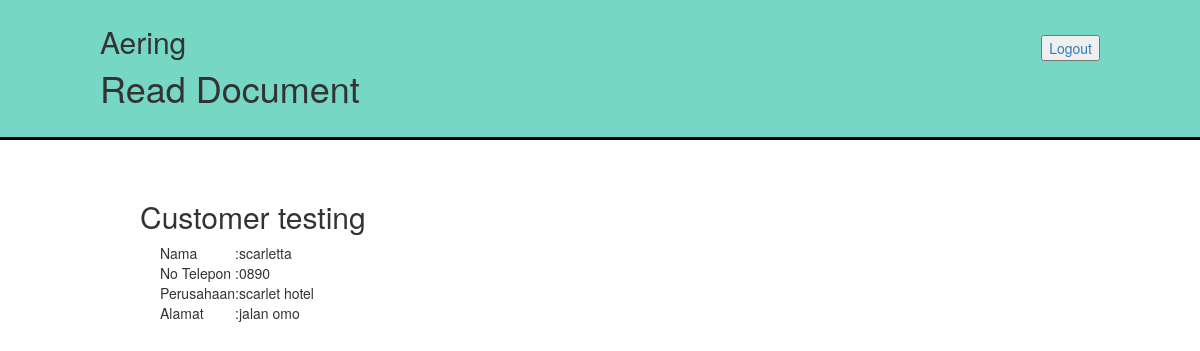
Page /read.php?id=10&type=2&acl=G (signed in) on the committed database.
### tables this page shows
CREATE TABLE `customers` (
  `id_cust` int(11) NOT NULL AUTO_INCREMENT,
  `name` varchar(45) DEFAULT NULL,
  `phone` char(15) DEFAULT NULL,
  `docname` varchar(60) DEFAULT NULL,
  `last_updated` datetime DEFAULT CURRENT_TIMESTAMP,
  `company` varchar(45) DEFAULT NULL,
  `address` varchar(45) DEFAULT NULL,
  PRIMARY KEY (`id_cust`)
);

### read.php (the view, shortened to what this page needs)
<?php
	require_once 'db.php';
	$tipe = $_GET["type"];
	$id = $_GET["id"];
	if ($tipe == 2) {
		$query = <<<SQL
		select name, phone, company, address, docname, last_updated from customers where id_cust=$id
SQL;
		$stmt = $db->prepare($query);
		$stmt->execute();
		$stmt->bind_result($name, $phone, $company, $address, $docname, $last_updated);
	}
?>
<!DOCTYPE html>
<html xmlns="http://www.w3.org/1999/xhtml" xml:lang="en" lang="en">
<head>
    <link href="css/bootstrap.min.css" rel="stylesheet">
</head>
<body>
<div name="topbanner" style="background-color: #76D7C4;height: 140px;padding: 5px;padding-left: 100px;padding-right: 100px;border-bottom-width: 3px;border-bottom-style: solid;border-color: black">
  <h2 style="float: left;">Aering</h2>
  <a href="index.html" style="float: right;margin-top: 30px;"><button>Logout</button></a>
  <h1 style="clear: both;">Read Document</h1>
</div>
<div name="content" style="padding-left: 140px;padding-right: 140px;padding-top: 40px">
  <h2 name="docname">
  <?php
  if ($tipe==2) {
	  echo "Customer "; echo $docname;
  }
  ?>
  </h2>
  <div style="margin-left: 20px">
    <?php
      if ($tipe==2) {
		  echo "<table>";
			echo "<tr>";
				echo "<td>Nama</td>";
				echo "<td>:".$name."</td>";
			echo "</tr>";
			echo "<tr>";
				echo "<td>No Telepon</td>";
				echo "<td>:".$phone."</td>";
			echo "</tr>";
			echo "<tr>";
				echo "<td>Perusahaan</td>";
				echo "<td>:".$company."</td>";
			echo "</tr>";
			echo "<tr>";
				echo "<td>Alamat</td>";
				echo "<td>:".$address."</td>";
			echo "</tr>";
		  echo "</table>";
	  }
    ?>
  </div>
</div>
</body>
</html>

### rows in the picture
customers: docname "testing", name "scarletta", phone "0890", company "scarlet hotel", address "jalan omo"
